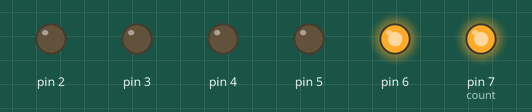
Recording of a sketch running on a simulated Arduino Uno, built with avr-gcc and run on an emulated ATmega328P. Parts: output pins drawn as LEDs (lit = HIGH).

Above: at 0.63 s.
At 7.0 s:
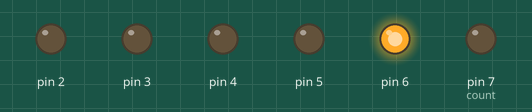
At 11.4 s:
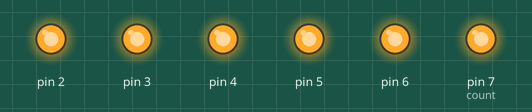
At 18.71 s:
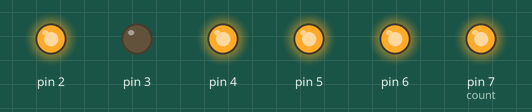
At 28.5 s:
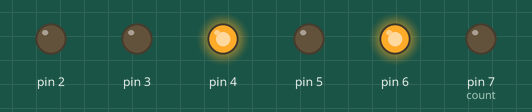
At 38.37 s:
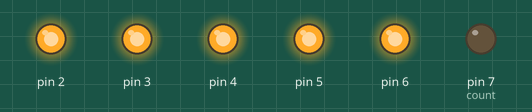
Timing chart, 0 to 40.0 s (numbered marks = the images above):
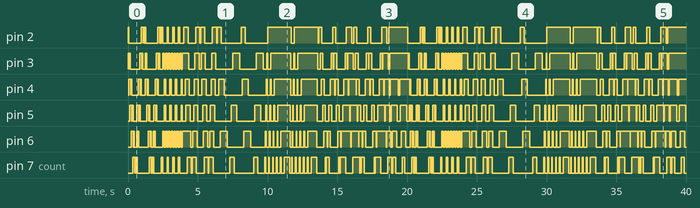

The sketch:

LED_CHASER_PETROS_2025.ino
```cpp
#define t   30
#define t1  20
#define t2  100
#define t3  50

void setup() {

  for (int i = 2; i <= 7; i++) {
    pinMode(i, OUTPUT);
  }

}

void loop(){

effect_1();
effect_1();

effect_2();
effect_2();

effect_3();
effect_3();

effect_4();
effect_4();

effect_5();
effect_5();

effect_6();
effect_6();

effect_7();
effect_7();

}

void effect_1()
{
for(int i=2; i<8; i++){
digitalWrite(i, HIGH);
delay(t1);
digitalWrite(i+1, HIGH);
delay(t1);
digitalWrite(i+2, HIGH);
delay(t1);
digitalWrite(i, LOW);
delay(t1);
digitalWrite(i+1, LOW);
delay(t1);
}
for(int i=7; i>1; i--){
digitalWrite(i, HIGH);
delay(t1);
digitalWrite(i-1, HIGH);
delay(t1);
digitalWrite(i-2, HIGH);
delay(t1);
digitalWrite(i, LOW);
delay(t1);
digitalWrite(i-1, LOW);
delay(t1);
}
}

void effect_2()
{
int count = 7;

  for (int i = 2; i < 7; i++) {
    clear();
    digitalWrite(i, HIGH);
    digitalWrite(count, HIGH);
    count--;

    if (count != 4) {
      delay(t2);
    }
  }


  for (int i = 7; i > 2; i--) {
    clear();
    digitalWrite(i, HIGH);
    digitalWrite(count, HIGH);
    count++;

    if (count != 5) {
      delay(t2);
    }
  }
}

void effect_3()
{
for(int i=2; i<8; i++){
  digitalWrite(i, HIGH);
  delay(t3);
}
for(int i=2; i<8; i++){
  digitalWrite(i, LOW);
  delay(t3);
}

for(int i = 7; i>=2; i--){
  digitalWrite(i, HIGH);
  delay(t3);
}
for(int i = 7; i>=2; i--){
  digitalWrite(i, LOW);
  delay(t3);
}
}

void effect_4()
{
for(int j = 2; j <= 7; j++){
  digitalWrite(j, HIGH);
  delay(t2);
  j=j+1;
  }
for(int j = 2; j <= 7; j++){
  digitalWrite(j, LOW);
  delay(t2);
  }

  for(int k = 7; k > 2; k--){
  digitalWrite(k, HIGH);
  delay(t2);
  k=k-1;
  }
for(int k = 7; k > 2; k--){
  digitalWrite(k, LOW);
  delay(t2);
  }
}

void effect_5()
{
 for(int pin = 7; pin >= 2; pin--)
  {
  digitalWrite(pin, HIGH);
  delay(t1);
  digitalWrite(pin+1, LOW);
  delay(t1);
  }

  for(int pin = 7; pin >= 2; pin--)
  {
  digitalWrite(pin+1, HIGH);
  delay(t1);
  digitalWrite(pin+2, LOW);
  delay(t1);
  }

  for(int pin = 7; pin >= 2; pin--)
  {
  digitalWrite(pin+2, HIGH);
  delay(t1);
  digitalWrite(pin+3, LOW);
  delay(t1);
  }

  for(int pin = 7; pin >= 2; pin--)
  {
  digitalWrite(pin+3, HIGH);
  delay(t1);
  digitalWrite(pin+4, LOW);
  delay(t1);
  }

  for(int pin = 7; pin >= 2; pin--)
  {
  digitalWrite(pin+4, HIGH);
  delay(t1);
  digitalWrite(pin+5, LOW);
  delay(t1);
  }

  for(int pin = 7; pin >= 2; pin--)
  {
  digitalWrite(pin+5, HIGH);
  delay(t1);
  digitalWrite(pin+6, LOW);
  delay(t1);
  }

  for(int pin = 7; pin >= 2; pin--)
  {
  digitalWrite(pin+6, HIGH);
  delay(t1);
  digitalWrite(pin+7, LOW);
  delay(t1);
  }

  for(int pin = 7; pin >= 2; pin--)
  {
  digitalWrite(pin+7, HIGH);
  delay(t1);
  }

  for(int pin = 7; pin >= 2; pin--)
  {
    digitalWrite(pin, LOW);
    delay(t1);
  }
}

void effect_6()
{
for(int j=2; j<8; j++){
  digitalWrite(j, LOW);
  delay(t);
  digitalWrite(j, HIGH);
  delay(t);
  digitalWrite(j-2, LOW);
  delay(t);
  digitalWrite(j, HIGH);
}

for(int k = 7; k>2; k--){
  digitalWrite(k, LOW);
  delay(t);
  digitalWrite(k, HIGH);
  delay(t);
  digitalWrite(k+2, LOW);
  delay(t);
  digitalWrite(k, HIGH);
}

for(int k = 2; k<8; k++){
  digitalWrite(k, LOW);
  delay(t);
  digitalWrite(k, HIGH);
  delay(t);
  digitalWrite(k-2, LOW);
  delay(t);
  digitalWrite(k, HIGH);
}

for(int k = 7; k>2; k--){
  digitalWrite(k, LOW);
  delay(t);
  digitalWrite(k, HIGH);
  delay(t);
  digitalWrite(k+4, LOW);
  delay(t);
  digitalWrite(k, HIGH);
}

for(int k = 2; k<8; k++){
  digitalWrite(k, LOW);
  delay(t);
  digitalWrite(k, HIGH);
  delay(t);
  digitalWrite(k-4, LOW);
  delay(t);
  digitalWrite(k, HIGH);
}
}

void effect_7()
{
for(int j=2; j<8; j++){
  digitalWrite(j, HIGH);
  delay(t);
  digitalWrite(j+2, LOW);
  delay(t);
}

for(int k = 7; k>2; k--){
  digitalWrite(k, HIGH);
  delay(t);
  digitalWrite(k+2, LOW);
  delay(t);
}
}


void clear(void)
{
  for (int i = 2; i <= 7; i++) {
    digitalWrite(i, LOW);
  }
}
```
